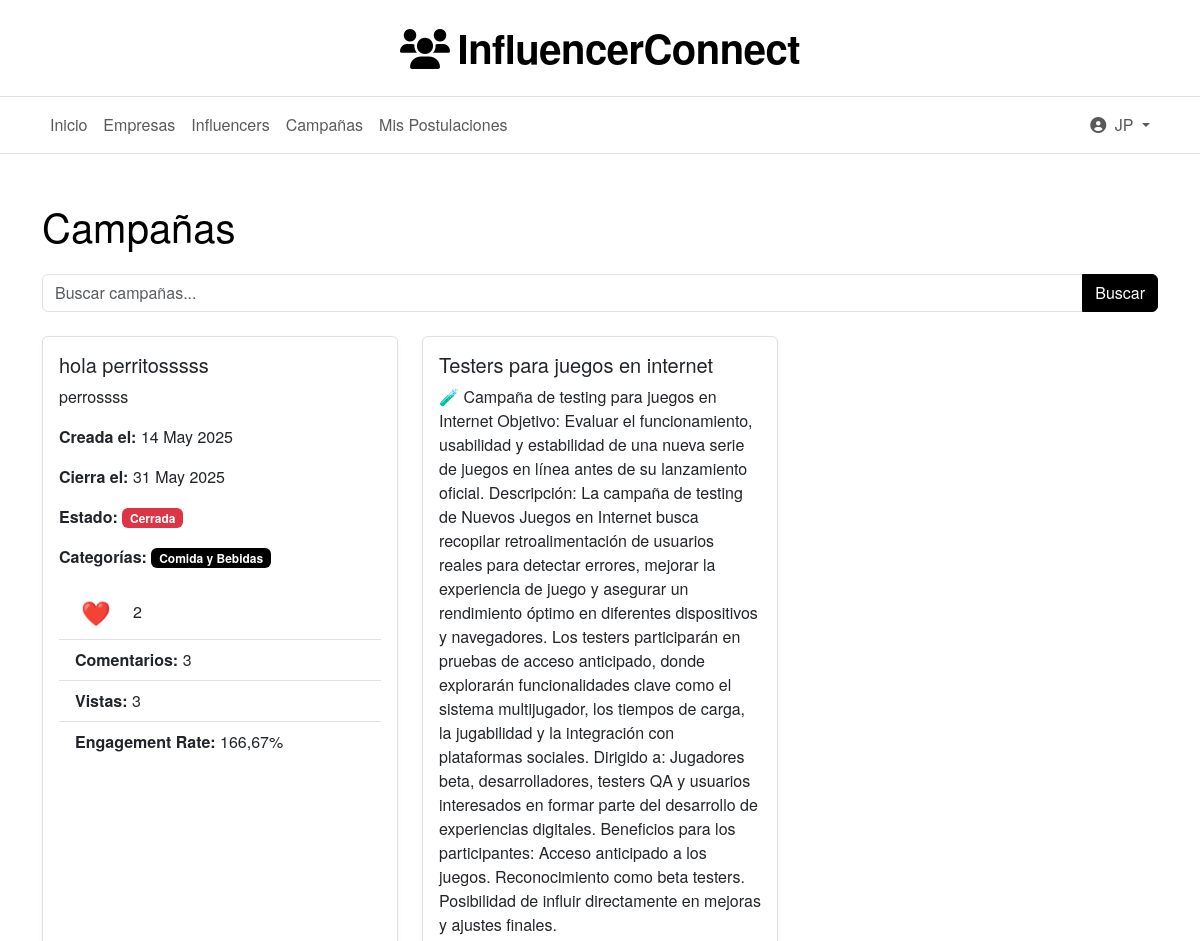
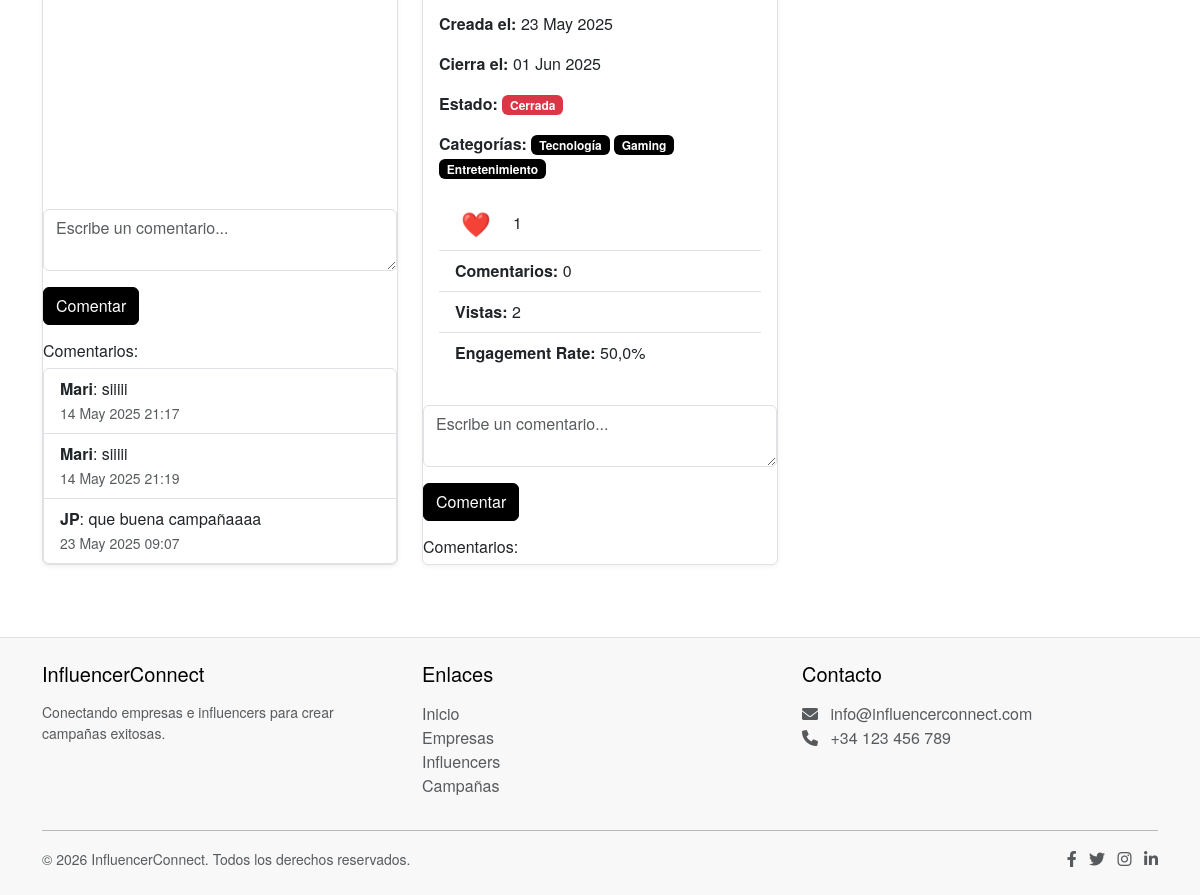
The page /campaigns/ (signed in) on the database its author committed (2 pictures, top to bottom).
### users/models.py (models this page shows, shortened)
class CustomUser(AbstractUser):
    USER_TYPE_CHOICES = (
        ('empresa', 'Empresa'),
        ('influencer', 'Influencer'),
    )
    email = models.EmailField(_('email address'), unique=True)
    user_type = models.CharField(max_length=10, choices=USER_TYPE_CHOICES)
    profile_picture = models.ImageField(upload_to='profile_pictures/', blank=True, null=True)
    USERNAME_FIELD = 'email'
    REQUIRED_FIELDS = ['username', 'user_type']

### campaigns/models.py (models this page shows, shortened)
class Campaign(models.Model):
    name = models.CharField(max_length=255)
    description = models.TextField()
    company = models.ForeignKey(
        settings.AUTH_USER_MODEL,
        on_delete=models.CASCADE,
        limit_choices_to={'user_type': 'empresa'}
    )
    created_at = models.DateTimeField(auto_now_add=True)
    deadline = models.DateTimeField()
    budget = models.DecimalField(max_digits=10, decimal_places=2)
    views = models.PositiveIntegerField(default=0)
    likes = models.PositiveIntegerField(default=0)
    liked_by = models.ManyToManyField(settings.AUTH_USER_MODEL, blank=True, related_name='liked_campaigns')
    categories = models.ManyToManyField(Category, blank=True, related_name='campaigns')  # Relación con categorías
    def is_active(self):
        return now() <= self.deadline

class Comment(models.Model):
    user = models.ForeignKey(
        settings.AUTH_USER_MODEL,
        on_delete=models.CASCADE
    )
    campaign = models.ForeignKey(
        Campaign,
        on_delete=models.CASCADE,
        related_name='comment_set'  # Cambia el related_name
    )
    content = models.TextField()
    created_at = models.DateTimeField(auto_now_add=True)

### profiles/models.py (models this page shows, shortened)
class Category(models.Model):
    name = models.CharField(max_length=100, unique=True)

### campaigns/views.py (the view)
# urls.py: path('', views.campaign_list, name='campaign_list'),
@login_required
def campaign_list(request):
    query = request.GET.get('q')
    if request.user.user_type == 'empresa':
        campaigns = Campaign.objects.filter(company=request.user)
        applied_campaign_ids = []
    else:
        influencer_profile = InfluencerProfile.objects.get(profile__user=request.user)
        influencer_categories = influencer_profile.categories.all()
        campaigns = Campaign.objects.filter(categories__in=influencer_categories).distinct()
        applied_campaign_ids = list(Application.objects.filter(influencer=request.user).values_list('campaign_id', flat=True))
        if query:
            campaigns = campaigns.filter(
                Q(name__icontains=query) | Q(description__icontains=query)
            )
    for campaign in campaigns:
        if not CampaignView.objects.filter(campaign=campaign, user=request.user).exists():
            CampaignView.objects.create(campaign=campaign, user=request.user)
            campaign.views += 1
            campaign.save()
        if campaign.views > 0:
            campaign.engagement_rate = round(((campaign.likes + campaign.comment_set.count()) / campaign.views) * 100, 2)
        else:
            campaign.engagement_rate = 0
        campaign.influencers = InfluencerProfile.objects.filter(categories__in=campaign.categories.all()).distinct()
    return render(request, 'campaigns/campaign_list.html', {
        'campaigns': campaigns,
        'applied_campaign_ids': applied_campaign_ids,
    })

### templates/campaigns/campaign_list.html (shortened to what this page needs)
{% extends 'base.html' %}
{% load static %}
{% block content %}
<div class="container mt-5">
    <h1 class="mb-4">Campañas</h1>
    <form method="get" action="{% url 'campaigns:campaign_list' %}" class="mb-4">
        <div class="input-group">
            <input type="text" name="q" class="form-control" placeholder="Buscar campañas..." value="{{ request.GET.q }}">
            <button type="submit" class="btn btn-primary">Buscar</button>
        </div>
    </form>
    <div class="row">
        {% if campaigns %}
            {% for campaign in campaigns %}
                <div class="col-md-4 mb-4">
                    <div class="card h-100">
                        <div class="card-body">
                            <h5 class="card-title">{{ campaign.name }}</h5>
                            <p class="card-text">{{ campaign.description }}</p>
                            <p><strong>Creada el:</strong> {{ campaign.created_at|date:"d M Y" }}</p>
                            <p><strong>Cierra el:</strong> {{ campaign.deadline|date:"d M Y" }}</p>
                            <p>
                                <strong>Estado:</strong>
                                {% if campaign.is_active %}
                                    <span class="badge bg-success">Vigente</span>
                                {% else %}
                                    <span class="badge bg-danger">Cerrada</span>
                                {% endif %}
                            </p>
                            <p><strong>Categorías:</strong>
                                {% for category in campaign.categories.all %}
                                    <span class="badge bg-primary">{{ category.name }}</span>
                                {% endfor %}
                            </p>
                            <ul class="list-group list-group-flush">
                                <li class="list-group-item d-flex align-items-center">
                                    {% if user.is_authenticated and user.user_type == 'influencer' and campaign.company != user %}
                                        <button class="like-btn" data-id="{{ campaign.id }}" style="font-size:1.5rem; background:none; border:none; margin-right: 8px;">
                                            {% if user in campaign.liked_by.all %}
                                                ❤️
                                            {% else %}
                                                🤍
                                            {% endif %}
                                        </button>
                                    {% endif %}
                                    <span class="like-count ms-2">{{ campaign.likes }}</span>
                                </li>
                                <li class="list-group-item"><strong>Comentarios:</strong> {{ campaign.comment_set.count }}</li>
                                <li class="list-group-item"><strong>Vistas:</strong> {{ campaign.views }}</li>
                                <li class="list-group-item"><strong>Engagement Rate:</strong> {{ campaign.engagement_rate }}%</li>
                            </ul>
                        </div>
                        {% if user.is_authenticated and user.user_type == 'influencer' %}
                            <form method="post" action="{% url 'campaigns:add_comment' campaign.id %}" class="mt-3">
                                <div class="mb-3">
                                    <textarea name="content" class="form-control" placeholder="Escribe un comentario..." rows="2"></textarea>
                                </div>
                                <button type="submit" class="btn btn-primary">Comentar</button>
                            </form>
                        {% endif %}
                        <div class="mt-3">
                            <h6>Comentarios:</h6>
                            <ul class="list-group">
                                {% for comment in campaign.comment_set.all %}
                                    <li class="list-group-item">
                                        <strong>{{ comment.user.username }}</strong>: {{ comment.content }}
                                        <br>
                                        <small class="text-muted">{{ comment.created_at|date:"d M Y H:i" }}</small>
                                    </li>
                                {% endfor %}
                            </ul>
                        </div>
                    </div>
                </div>
            {% endfor %}
        {% else %}
            <p class="text-muted">No se encontraron campañas.</p>
        {% endif %}
    </div>
</div>
{% endblock %}

### templates/base.html (shortened to what this page needs)
<!DOCTYPE html>
<html lang="es">
<head>
    <link href="https://cdn.jsdelivr.net/npm/bootstrap@5.3.0-alpha1/dist/css/bootstrap.min.css" rel="stylesheet">
    <link href="https://cdn.jsdelivr.net/npm/bootstrap@5.3.0/dist/css/bootstrap.min.css" rel="stylesheet">
    <link rel="stylesheet" href="https://cdnjs.cloudflare.com/ajax/libs/font-awesome/6.0.0/css/all.min.css">
</head>
<body>
    <header class="site-header">
        <div class="container">
            <h1 class="site-title">
                <i class="fas fa-users"></i>InfluencerConnect
            </h1>
        </div>
    </header>
    <nav class="main-navigation navbar navbar-expand-lg navbar-light">
        <div class="container">
            <div class="collapse navbar-collapse" id="navbarNav">
                <ul class="navbar-nav me-auto">
                    <li class="nav-item">
                        <a class="nav-link" href="{% url 'home' %}">Inicio</a>
                    </li>
                    <li class="nav-item">
                        <a class="nav-link" href="{% url 'profiles:company_list' %}">Empresas</a>
                    </li>
                    <li class="nav-item">
                        <a class="nav-link" href="{% url 'profiles:influencer_list' %}">Influencers</a>
                    </li>
                    <li class="nav-item">
                        <a class="nav-link" href="{% url 'campaigns:campaign_list' %}">Campañas</a>
                    </li>
                    {% if user.is_authenticated and user.user_type == 'influencer' %}
                        <li class="nav-item">
                            <a class="nav-link" href="{% url 'campaigns:influencer_applications' %}">Mis Postulaciones</a>
                        </li>
                    {% endif %}
                </ul>
                <ul class="navbar-nav">
                    {% if user.is_authenticated %}
                        <li class="nav-item dropdown">
                            <a class="nav-link dropdown-toggle" href="#" id="navbarDropdown" role="button" data-bs-toggle="dropdown">
                                <i class="fas fa-user-circle me-1"></i>
                                {{ user.username }}
                            </a>
                        </li>
                    {% endif %}
                </ul>
            </div>
        </div>
    </nav>
    {% block content %}{% endblock %}
    <footer class="py-4 mt-5">
        <div class="container">
            <div class="row">
                <div class="col-md-4 mb-3 mb-md-0">
                    <h5 class="mb-3">InfluencerConnect</h5>
                    <p class="small text-muted">Conectando empresas e influencers para crear campañas exitosas.</p>
                </div>
                <div class="col-md-4 mb-3 mb-md-0">
                    <h5 class="mb-3">Enlaces</h5>
                    <ul class="list-unstyled">
                        <li><a href="{% url 'home' %}" class="text-decoration-none text-muted">Inicio</a></li>
                        <li><a href="{% url 'profiles:company_list' %}" class="text-decoration-none text-muted">Empresas</a></li>
                        <li><a href="{% url 'profiles:influencer_list' %}" class="text-decoration-none text-muted">Influencers</a></li>
                        <li><a href="{% url 'campaigns:campaign_list' %}" class="text-decoration-none text-muted">Campañas</a></li>
                    </ul>
                </div>
                <div class="col-md-4">
                    <h5 class="mb-3">Contacto</h5>
                    <ul class="list-unstyled text-muted">
                        <li><i class="fas fa-envelope me-2"></i> info@influencerconnect.com</li>
                        <li><i class="fas fa-phone me-2"></i> +34 123 456 789</li>
                    </ul>
                </div>
            </div>
            <hr>
            <div class="d-flex justify-content-between align-items-center">
                <p class="small text-muted mb-0">&copy; {% now "Y" %} InfluencerConnect. Todos los derechos reservados.</p>
                <div>
                    <a href="#" class="text-muted me-2"><i class="fab fa-facebook-f"></i></a>
                    <a href="#" class="text-muted me-2"><i class="fab fa-twitter"></i></a>
                    <a href="#" class="text-muted me-2"><i class="fab fa-instagram"></i></a>
                    <a href="#" class="text-muted"><i class="fab fa-linkedin-in"></i></a>
                </div>
            </div>
        </div>
    </footer>
</body>
</html>

### templates/base.html (style rules this page uses)
:root { --primary-color: #000000; --primary-hover: #333333; --secondary-color: #666666; --background-color: #ffffff; --text-color: #000000; --border-color: #e0e0e0; }
body { font-family: 'Helvetica Neue', Arial, sans-serif; color: var(--text-color); background-color: var(--background-color); }
.btn-primary { background-color: var(--primary-color); border-color: var(--primary-color); }
.bg-primary { background-color: var(--primary-color) !important; }
.site-header { text-align: center; padding: 1.5rem 0; background-color: var(--background-color); border-bottom: 1px solid var(--border-color); }
.site-title { font-size: 2.5rem; font-weight: 700; color: var(--primary-color); margin: 0; letter-spacing: -0.5px; }
.site-title i { margin-right: 0.5rem; }
.main-navigation { background-color: var(--background-color); border-bottom: 1px solid var(--border-color); }
.card { border: 1px solid var(--border-color); box-shadow: 0 2px 5px rgba(0,0,0,0.05) !important; }
footer { background-color: #f8f8f8 !important; border-top: 1px solid var(--border-color) !important; }

### rows shown on the page
CustomUser: username "JP"
Campaign: name "hola perritosssss", description "perrossss", created_at "14 May 2025", deadline "31 May 2025", shows "Cerrada", likes "2", comment_set.count "3", views "3", engagement_rate "166,67"
Category: name "Comida y Bebidas"
Comment: user.username "Mari", content "siiiii", created_at "14 May 2025 21:17"
Comment: user.username "Mari", content "siiiii", created_at "14 May 2025 21:19"
Comment: user.username "JP", content "que buena campañaaaa", created_at "23 May 2025 09:07"
Campaign: name "Testers para juegos en internet", description "🧪 Campaña de testing para juegos en Internet Objetivo: Evaluar el funcionamiento, usabilidad y estabilidad de una nueva serie de juegos en línea antes de su lanzamiento oficial. Descripción: La campaña de testing de Nuevos Juegos en Internet busca recopilar retroalimentación de usuarios reales para detectar errores, mejorar la experiencia de juego y asegurar un rendimiento óptimo en diferentes dispositivos y navegadores. Los testers participarán en pruebas de acceso anticipado, donde explorarán funcionalidades clave como el sistema multijugador, los tiempos de carga, la jugabilidad y la integración con plataformas sociales. Dirigido a: Jugadores beta, desarrolladores, testers QA y usuarios…", created_at "23 May 2025", deadline "01 Jun 2025", shows "Cerrada", likes "1", comment_set.count "0", views "2", engagement_rate "50,0"
Category: name "Tecnología"
Category: name "Gaming"
Category: name "Entretenimiento"
